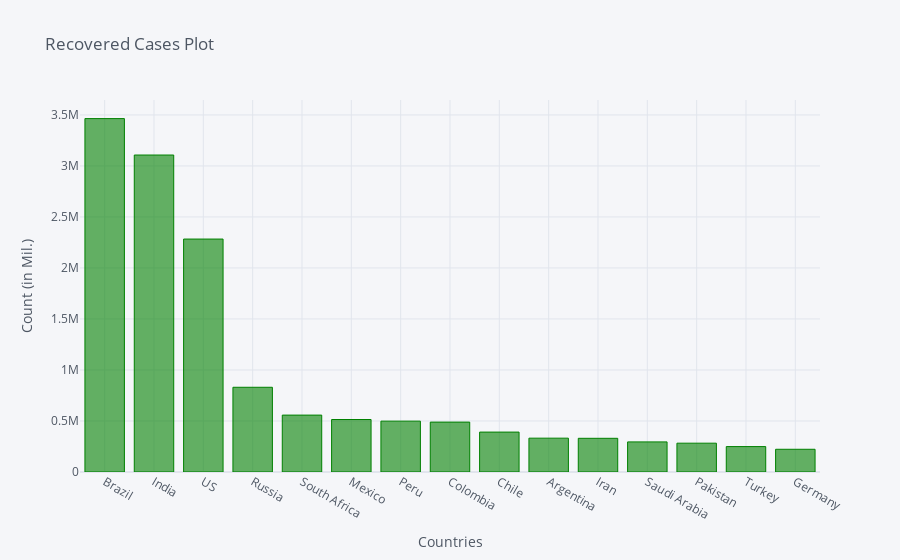

Notebook cell for this chart:
### Code cell
recovered_df2_plot.iplot(kind='bar', x='Country/Region', y='9/4/20',color='green',
                         title='Recovered Cases Plot',xTitle='Countries',yTitle='Count (in Mil.)')

### Figure 1 — Plotly figure (JSON) as saved in the notebook; plotly's stock layout.template omitted (floating-point values rounded to 4 significant figures)
{"data": [{"marker": {"color": "rgba(0, 128, 0, 0.6)", "line": {"color": "rgba(0, 128, 0, 1.0)", "width": 1}}, "name": "9/4/20", "orientation": "v", "text": "", "type": "bar", "x": ["Brazil", "India", "US", "Russia", "South Africa", "Mexico", "Peru", "Colombia", "Chile", "Argentina", "Iran", "Saudi Arabia", "Pakistan", "Turkey", "Germany"], "y": [3464278, 3107223, 2283454, 830532, 557818, 514663, 498523, 489151, 391248, 331621, 330308, 295063, 282553, 249108, 222802]}], "layout": {"legend": {"bgcolor": "#F5F6F9", "font": {"color": "#4D5663"}}, "paper_bgcolor": "#F5F6F9", "plot_bgcolor": "#F5F6F9", "title": {"font": {"color": "#4D5663"}, "text": "Recovered Cases Plot"}, "xaxis": {"gridcolor": "#E1E5ED", "showgrid": true, "tickfont": {"color": "#4D5663"}, "title": {"font": {"color": "#4D5663"}, "text": "Countries"}, "zerolinecolor": "#E1E5ED"}, "yaxis": {"gridcolor": "#E1E5ED", "showgrid": true, "tickfont": {"color": "#4D5663"}, "title": {"font": {"color": "#4D5663"}, "text": "Count (in Mil.)"}, "zerolinecolor": "#E1E5ED"}}}
